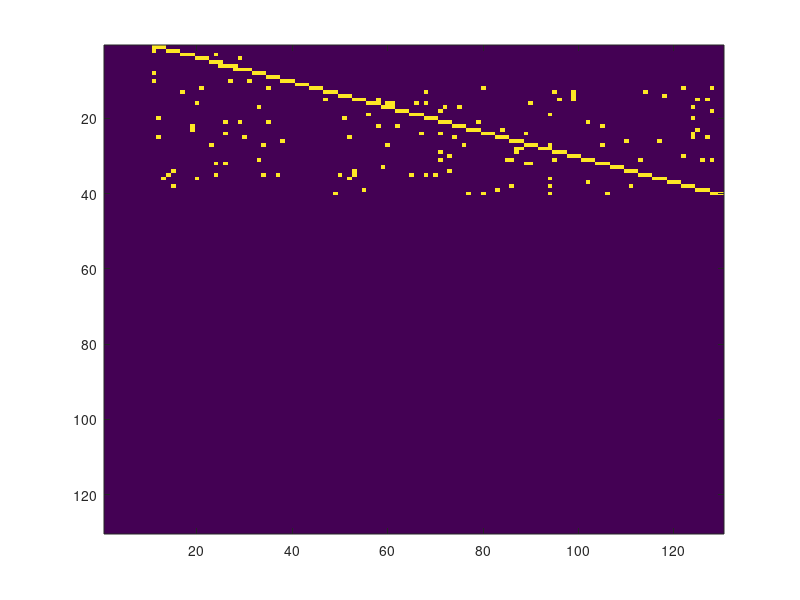

Write MATLAB code to recreate this figure.
clc
clear all
close all

rng(1234)


n=130;
A=zeros(n, n);

topLayer = 1:10;
middleLayer = 11:40;
bottomLayer = 41:130;

pairs_filename='pairs_golden_standard';
pairs_wid=fopen(pairs_filename, 'w');

self_filename='self_golden_standard';
self_wid=fopen(self_filename, 'w');

for i=topLayer
    A(i, (i*3+8):(i*3+10))=1;
end

for i=middleLayer
    A(i, (i*3+8):(i*3+10))=1;
end


for i=1:10
    temp1 = randi(10);
    temp2 = randi(30)+10;
    A(temp1, temp2) = 1;
end

for i=1:30
    temp1 = randi(30)+10;
    temp2 = randi(30)+10;
    if (temp1 == temp2)
        continue;
    end
    A(temp1, temp2) = 1;
end

for i=1:90
    temp1 = randi(30)+10;
    temp2 = randi(90)+40;
    A(temp1, temp2) = 1;
end

for i = size(A,1)
    A(i,i) = 0;
end


array=sum(A);
for i=1:length(array)
    if array(i)==0
        % Half of the master nodes are not activated
        fprintf(self_wid, '%d\t%d\t%d\t%f\n', i, i, 1, 0.95+0.05*rand());
    end
end


for i=1:size(A,1)
    for j=1:size(A,2)
        if i~=j && A(i, j)~=0
            fprintf(pairs_wid, '%d\t%d\t%d\t%f\n', i, j, randi(5), -1+2*rand()); 
        end
    end
end


imagesc(A)

save('groundtruth.mat', 'A')

fclose(pairs_wid);
fclose(self_wid);
